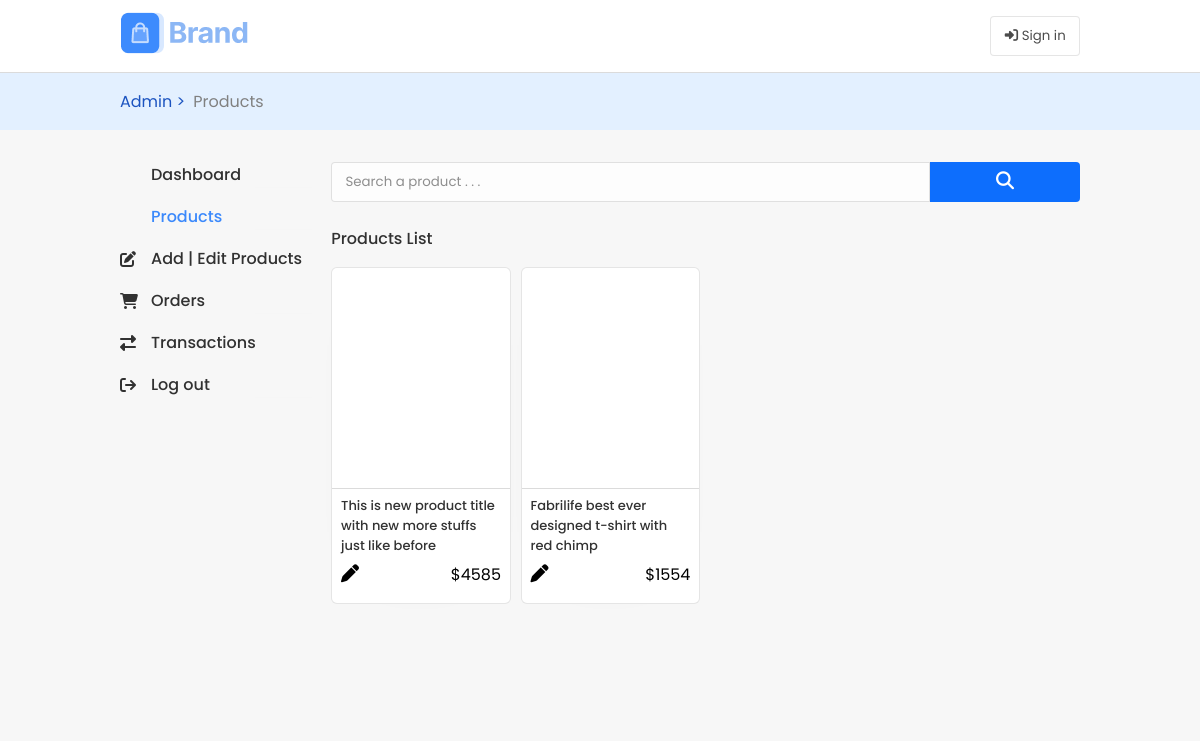
The page /account/admin/product-list/ on the database as committed earlier.
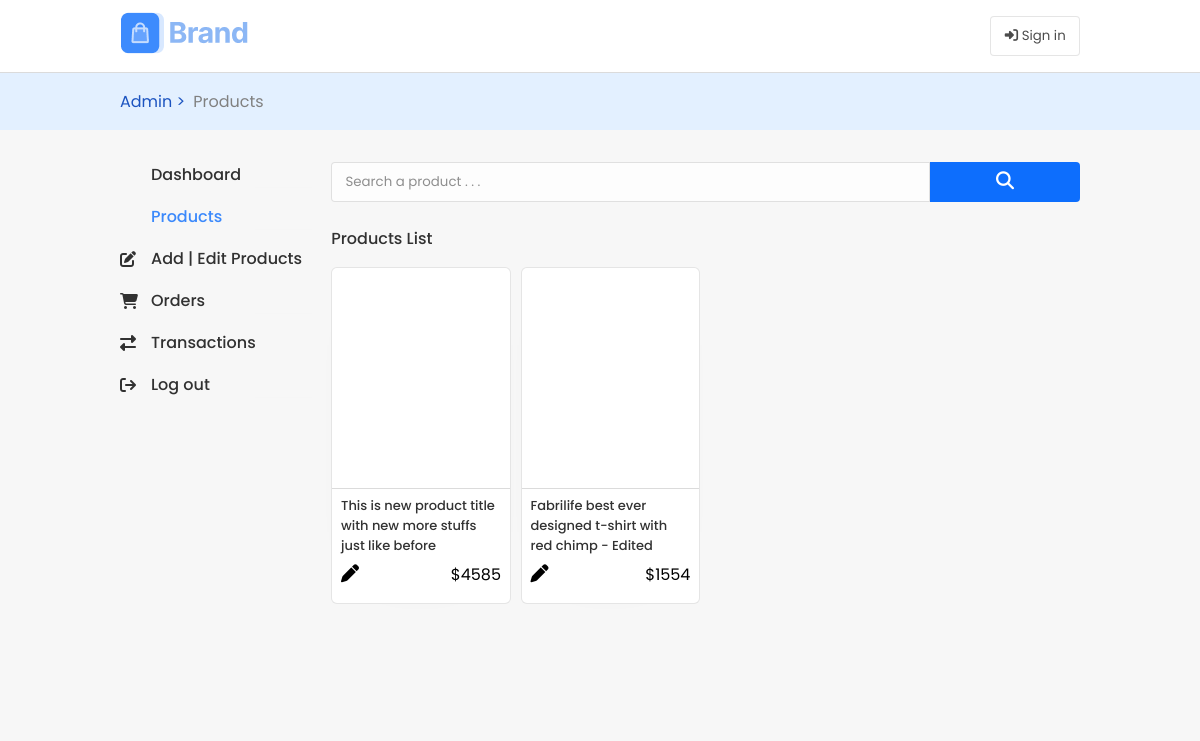
The same page on the database as committed later.
### products/models.py (models this page shows, shortened)
class Product(models.Model):
    product_title = models.CharField(max_length=200)
    product_code = models.CharField(max_length=15)
    product_price = models.IntegerField()
    product_category = models.ForeignKey(Category, on_delete=models.DO_NOTHING)
    color_type = models.CharField(max_length=100)
    yarn_type = models.CharField(max_length=100)
    yarn_count = models.IntegerField()
    brand = models.CharField(max_length=30)
    product_in_stock = models.BooleanField(default=True)
    product_tags = models.CharField(max_length=300)
    product_added_by = models.ForeignKey(User, on_delete=models.DO_NOTHING, default=1)
    product_last_update = models.DateTimeField(auto_now_add=True)
    product_type = models.CharField(max_length=40, null=True, blank=True)
    product_primary_image = models.ImageField(upload_to='product_primary_images/')
    product_more_information = models.CharField(max_length=200)
    product_search_keyword = models.CharField(max_length=400)
    on_discount = models.BooleanField(default=False)
    discount_percentage = models.IntegerField(default=0)
    discount_price = models.IntegerField(default=0)
    discount_reason = models.ForeignKey(DiscountReason, on_delete=models.DO_NOTHING, null=True, blank=True)
    discount_expiry = models.DateTimeField(null=True, blank=True)
    wish_count = models.IntegerField(default=0)

### user/views.py (the view, shortened to what this page needs)
# urls.py: path('admin/product-list/', admin_product_list, name='admin_product_list'),
def admin_product_list(request):
    products = Product.objects.all().order_by('-product_last_update')
    context = {
        'products': products
    }
    return render(request, 'admin/products_list.html', context)

### templates/admin/products_list.html (shortened to what the changed rows need)
{% extends 'index.html' %}
{% load static %}
    {% block jsfiles %}
        <link href="https://cdn.jsdelivr.net/gh/hung1001/font-awesome-pro-v6@44659d9/css/all.min.css" rel="stylesheet" type="text/css" />
    {% endblock jsfiles %}
    {% block cssfiles %}
        <link rel="stylesheet" href="{% static 'css/products.css' %}">
        <link rel="stylesheet" href="{% static 'css/page_profile.css' %}">
        <link rel="stylesheet" href="{% static 'css/staff_main.css' %}">
        <link rel="stylesheet" href="{% static 'css/wishlist.css' %}">
        <link rel="stylesheet" href="{% static 'css/transactions.css' %}">
        <link rel="stylesheet" href="{% static 'css/admin.css' %}">
    {% endblock cssfiles %}
    {% block container %}
        <div class="profile-container product-container  admin-dashboard-container" >
            <div class="product-list  dashboard-contents  p-grid-container">
                    <ol class="products-grid" id="admin_products_grid">
                        {% for product in products %}
                            <li>
                                <div class="product-card product-card-admin">
                                    <div class="product-card-and-view-mask">
                                        <div class="p-c-img">
                                        </div>
                                    </div>
                                    <div class="line"></div>
                                    <p class="title">{{product.product_title}}</p>
                                    <div class="p-c-btns">
                                        <a href="{% url 'admin_edit_product' product.id %}" style="color:black">
                                            <div class="pen">
                                                <i class="fas fa-pen"></i>
                                            </div>
                                        </a>
                                        <p >${{product.product_price}}</p>
                                    </div>
                                </div>
                            </li>
                        {% endfor %}
                    </ol>
            </div>
        </div>
    {% endblock container %}

Rows that differ between the two databases and show on the page:
changed Product: product_title "Fabrilife best ever designed t-shirt with red chimp" → "Fabrilife best ever designed t-shirt with red chimp - Edited"
